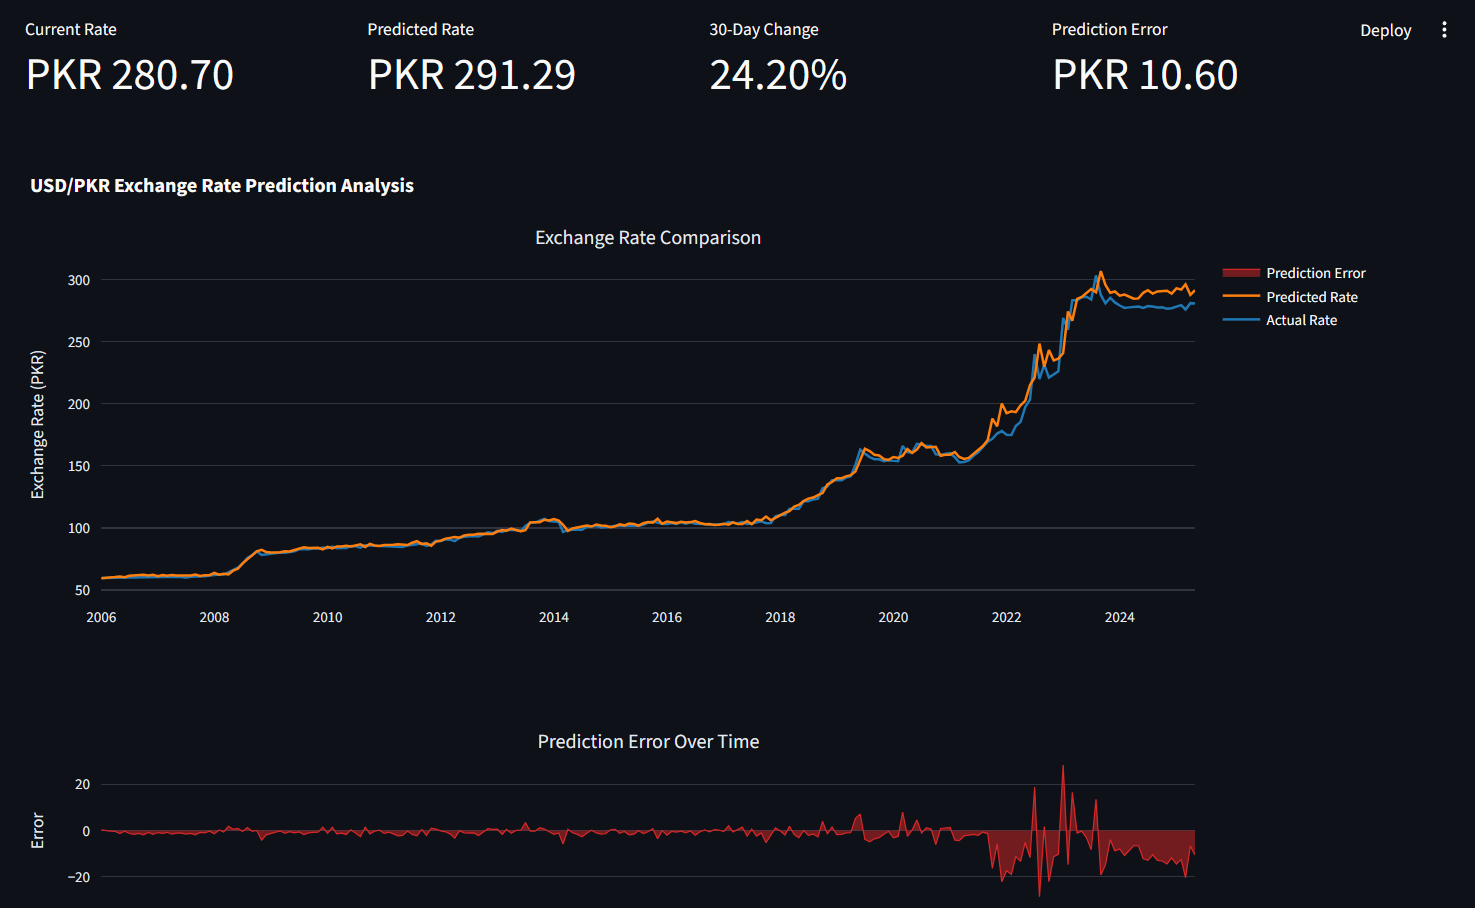

This figure's Python source:
import streamlit as st
import pandas as pd
import numpy as np
import plotly.graph_objects as go
import plotly.express as px
from plotly.subplots import make_subplots
import warnings
warnings.filterwarnings('ignore')

# Page configuration
st.set_page_config(
    page_title="Financial Markets Prediction Dashboard",
    page_icon="📈",
    layout="wide",
    initial_sidebar_state="expanded"
)

# Custom CSS for better styling
st.markdown("""
<style>
    .main-header {
        font-size: 3rem;
        font-weight: bold;
        text-align: center;
        color: #1f77b4;
        margin-bottom: 2rem;
    }
    .metric-card {
        background-color: #f0f2f6;
        padding: 1rem;
        border-radius: 10px;
        border-left: 5px solid #1f77b4;
        margin: 0.5rem 0;
    }
    .section-header {
        font-size: 1.5rem;
        font-weight: bold;
        color: #2c3e50;
        margin: 1rem 0;
        border-bottom: 2px solid #1f77b4;
        padding-bottom: 0.5rem;
    }
</style>
""", unsafe_allow_html=True)

# Load data function
@st.cache_data
def load_data():
    # Load the prediction data
    usdpkr_data = pd.read_csv('data/models/usdpkr_stacked_full_predictions.csv')
    kse_data = pd.read_csv('data/models/kse_lasso_full_predictions.csv')
    
    # Convert date columns
    usdpkr_data['Date'] = pd.to_datetime(usdpkr_data['Date'])
    kse_data['Date'] = pd.to_datetime(kse_data['Date'])
    
    return usdpkr_data, kse_data

# Model metrics
usdpkr_metrics = {'R_squared': 0.688884, 'MSE': 577.717, 'MAE': 14.448}
kse_metrics = {'R_squared': 0.700925, 'MSE': 7546243, 'MAE': 2120.692}

# Main dashboard
def main():
    # Title
    st.markdown('<h1 class="main-header">📈 Financial Markets Prediction Dashboard</h1>', unsafe_allow_html=True)
    st.markdown("### Predictive Analytics for USD/PKR Exchange Rate & KSE100 Index")
    
    # Load data
    try:
        usdpkr_data, kse_data = load_data()
    except FileNotFoundError:
        st.error("Data files not found. Please ensure 'usdpkr_stacked_full_predictions.csv' and 'kse_lasso_full_predictions.csv' are in the same directory.")
        return
    
    # Sidebar
    st.sidebar.title("📊 Dashboard Controls")
    
    # Date range selector
    min_date = min(usdpkr_data['Date'].min(), kse_data['Date'].min())
    max_date = max(usdpkr_data['Date'].max(), kse_data['Date'].max())
    
    date_range = st.sidebar.date_input(
        "Select Date Range",
        value=(min_date, max_date),
        min_value=min_date,
        max_value=max_date
    )
    
    # Market selector
    market_view = st.sidebar.selectbox(
        "Select Market View",
        ["Overview", "USD/PKR Analysis", "KSE100 Analysis", "Comparative Analysis"]
    )
    
    # Filter data based on date range
    if len(date_range) == 2:
        usdpkr_filtered = usdpkr_data[
            (usdpkr_data['Date'] >= pd.to_datetime(date_range[0])) & 
            (usdpkr_data['Date'] <= pd.to_datetime(date_range[1]))
        ]
        kse_filtered = kse_data[
            (kse_data['Date'] >= pd.to_datetime(date_range[0])) & 
            (kse_data['Date'] <= pd.to_datetime(date_range[1]))
        ]
    else:
        usdpkr_filtered = usdpkr_data
        kse_filtered = kse_data
    
    # Main content based on selection
    if market_view == "Overview":
        show_overview(usdpkr_filtered, kse_filtered)
    elif market_view == "USD/PKR Analysis":
        show_usdpkr_analysis(usdpkr_filtered)
    elif market_view == "KSE100 Analysis":
        show_kse_analysis(kse_filtered)
    elif market_view == "Comparative Analysis":
        show_comparative_analysis(usdpkr_filtered, kse_filtered)

def show_overview(usdpkr_data, kse_data):
    st.markdown('<div class="section-header">🎯 Model Performance Overview</div>', unsafe_allow_html=True)
    
    # Performance metrics in columns
    col1, col2 = st.columns(2)
    
    with col1:
        st.markdown("#### USD/PKR Exchange Rate Model")
        st.metric("R² Score", f"{usdpkr_metrics['R_squared']:.3f}", "68.9% accuracy")
        st.metric("Mean Squared Error", f"{usdpkr_metrics['MSE']:.2f}")
        st.metric("Mean Absolute Error", f"{usdpkr_metrics['MAE']:.2f}")
    
    with col2:
        st.markdown("#### KSE100 Index Model")
        st.metric("R² Score", f"{kse_metrics['R_squared']:.3f}", "70.1% accuracy")
        st.metric("Mean Squared Error", f"{kse_metrics['MSE']:,.0f}")
        st.metric("Mean Absolute Error", f"{kse_metrics['MAE']:.2f}")
    
    # Quick insights
    st.markdown('<div class="section-header">📈 Market Overview</div>', unsafe_allow_html=True)
    
    col1, col2 = st.columns(2)
    
    with col1:
        # USD/PKR trend
        fig_usd = go.Figure()
        fig_usd.add_trace(go.Scatter(
            x=usdpkr_data['Date'],
            y=usdpkr_data['Actual'],
            mode='lines',
            name='Actual USD/PKR',
            line=dict(color='#1f77b4', width=2)
        ))
        fig_usd.add_trace(go.Scatter(
            x=usdpkr_data['Date'],
            y=usdpkr_data['Predicted'],
            mode='lines',
            name='Predicted USD/PKR',
            line=dict(color='#ff7f0e', width=2)
        ))
        fig_usd.update_layout(
            title="USD/PKR Exchange Rate Trends",
            xaxis_title="Date",
            yaxis_title="Exchange Rate",
            hovermode='x unified',
            height=400
        )
        st.plotly_chart(fig_usd, use_container_width=True)
    
    with col2:
        # KSE100 trend
        fig_kse = go.Figure()
        fig_kse.add_trace(go.Scatter(
            x=kse_data['Date'],
            y=kse_data['Actual'],
            mode='lines',
            name='Actual KSE100',
            line=dict(color='#2ca02c', width=2)
        ))
        fig_kse.add_trace(go.Scatter(
            x=kse_data['Date'],
            y=kse_data['Predicted'],
            mode='lines',
            name='Predicted KSE100',
            line=dict(color='#d62728', width=2)
        ))
        fig_kse.update_layout(
            title="KSE100 Index Trends",
            xaxis_title="Date",
            yaxis_title="Index Value",
            hovermode='x unified',
            height=400
        )
        st.plotly_chart(fig_kse, use_container_width=True)

def show_usdpkr_analysis(usdpkr_data):
    st.markdown('<div class="section-header">💱 USD/PKR Exchange Rate Analysis</div>', unsafe_allow_html=True)
    
    # Key statistics
    col1, col2, col3, col4 = st.columns(4)
    
    current_rate = usdpkr_data['Actual'].iloc[-1]
    predicted_rate = usdpkr_data['Predicted'].iloc[-1]
    rate_change = ((current_rate - usdpkr_data['Actual'].iloc[-30]) / usdpkr_data['Actual'].iloc[-30]) * 100 if len(usdpkr_data) > 30 else 0
    
    with col1:
        st.metric("Current Rate", f"PKR {current_rate:.2f}")
    with col2:
        st.metric("Predicted Rate", f"PKR {predicted_rate:.2f}")
    with col3:
        st.metric("30-Day Change", f"{rate_change:.2f}%")
    with col4:
        prediction_error = abs(current_rate - predicted_rate)
        st.metric("Prediction Error", f"PKR {prediction_error:.2f}")
    
    # Detailed chart
    fig = make_subplots(
        rows=2, cols=1,
        subplot_titles=("Exchange Rate Comparison", "Prediction Error Over Time"),
        row_heights=[0.7, 0.3]
    )
    
    # Main comparison chart
    fig.add_trace(
        go.Scatter(
            x=usdpkr_data['Date'],
            y=usdpkr_data['Actual'],
            mode='lines',
            name='Actual Rate',
            line=dict(color='#1f77b4', width=2)
        ),
        row=1, col=1
    )
    
    fig.add_trace(
        go.Scatter(
            x=usdpkr_data['Date'],
            y=usdpkr_data['Predicted'],
            mode='lines',
            name='Predicted Rate',
            line=dict(color='#ff7f0e', width=2)
        ),
        row=1, col=1
    )
    
    # Error chart
    error = usdpkr_data['Actual'] - usdpkr_data['Predicted']
    fig.add_trace(
        go.Scatter(
            x=usdpkr_data['Date'],
            y=error,
            mode='lines',
            name='Prediction Error',
            line=dict(color='#d62728', width=1),
            fill='tonexty'
        ),
        row=2, col=1
    )
    
    fig.update_layout(
        height=700,
        title_text="USD/PKR Exchange Rate Prediction Analysis",
        hovermode='x unified'
    )
    
    fig.update_xaxes(title_text="Date", row=2, col=1)
    fig.update_yaxes(title_text="Exchange Rate (PKR)", row=1, col=1)
    fig.update_yaxes(title_text="Error", row=2, col=1)
    
    st.plotly_chart(fig, use_container_width=True)
    
    # Statistical analysis
    col1, col2 = st.columns(2)
    
    with col1:
        st.markdown("#### Statistical Summary")
        stats = usdpkr_data['Actual'].describe()
        for stat, value in stats.items():
            st.text(f"{stat.title()}: {value:.2f}")
    
    with col2:
        st.markdown("#### Model Performance")
        st.text(f"R² Score: {usdpkr_metrics['R_squared']:.4f}")
        st.text(f"MSE: {usdpkr_metrics['MSE']:.2f}")
        st.text(f"MAE: {usdpkr_metrics['MAE']:.2f}")
        st.text(f"MAPE: {(abs(error).mean() / usdpkr_data['Actual'].mean() * 100):.2f}%")

def show_kse_analysis(kse_data):
    st.markdown('<div class="section-header">📊 KSE100 Index Analysis</div>', unsafe_allow_html=True)
    
    # Key statistics
    col1, col2, col3, col4 = st.columns(4)
    
    current_index = kse_data['Actual'].iloc[-1]
    predicted_index = kse_data['Predicted'].iloc[-1]
    index_change = ((current_index - kse_data['Actual'].iloc[-30]) / kse_data['Actual'].iloc[-30]) * 100 if len(kse_data) > 30 else 0
    
    with col1:
        st.metric("Current Index", f"{current_index:,.0f}")
    with col2:
        st.metric("Predicted Index", f"{predicted_index:,.0f}")
    with col3:
        st.metric("30-Day Change", f"{index_change:.2f}%")
    with col4:
        prediction_error = abs(current_index - predicted_index)
        st.metric("Prediction Error", f"{prediction_error:,.0f}")
    
    # Detailed chart
    fig = make_subplots(
        rows=2, cols=1,
        subplot_titles=("KSE100 Index Comparison", "Prediction Error Over Time"),
        row_heights=[0.7, 0.3]
    )
    
    # Main comparison chart
    fig.add_trace(
        go.Scatter(
            x=kse_data['Date'],
            y=kse_data['Actual'],
            mode='lines',
            name='Actual Index',
            line=dict(color='#2ca02c', width=2)
        ),
        row=1, col=1
    )
    
    fig.add_trace(
        go.Scatter(
            x=kse_data['Date'],
            y=kse_data['Predicted'],
            mode='lines',
            name='Predicted Index',
            line=dict(color='#d62728', width=2)
        ),
        row=1, col=1
    )
    
    # Error chart
    error = kse_data['Actual'] - kse_data['Predicted']
    fig.add_trace(
        go.Scatter(
            x=kse_data['Date'],
            y=error,
            mode='lines',
            name='Prediction Error',
            line=dict(color='#ff7f0e', width=1),
            fill='tonexty'
        ),
        row=2, col=1
    )
    
    fig.update_layout(
        height=700,
        title_text="KSE100 Index Prediction Analysis",
        hovermode='x unified'
    )
    
    fig.update_xaxes(title_text="Date", row=2, col=1)
    fig.update_yaxes(title_text="Index Value", row=1, col=1)
    fig.update_yaxes(title_text="Error", row=2, col=1)
    
    st.plotly_chart(fig, use_container_width=True)
    
    # Statistical analysis
    col1, col2 = st.columns(2)
    
    with col1:
        st.markdown("#### Statistical Summary")
        stats = kse_data['Actual'].describe()
        for stat, value in stats.items():
            st.text(f"{stat.title()}: {value:,.0f}")
    
    with col2:
        st.markdown("#### Model Performance")
        st.text(f"R² Score: {kse_metrics['R_squared']:.4f}")
        st.text(f"MSE: {kse_metrics['MSE']:,}")
        st.text(f"MAE: {kse_metrics['MAE']:,.0f}")
        st.text(f"MAPE: {(abs(error).mean() / kse_data['Actual'].mean() * 100):.2f}%")

def show_comparative_analysis(usdpkr_data, kse_data):
    st.markdown('<div class="section-header">🔄 Comparative Market Analysis</div>', unsafe_allow_html=True)
    
    # Correlation analysis (if dates align)
    merged_data = pd.merge(usdpkr_data, kse_data, on='Date', suffixes=('_usd', '_kse'))
    
    if not merged_data.empty:
        correlation = merged_data['Actual_usd'].corr(merged_data['Actual_kse'])
        st.info(f"Correlation between USD/PKR and KSE100: {correlation:.3f}")
    
    # Side-by-side comparison
    fig = make_subplots(
        rows=2, cols=2,
        subplot_titles=("USD/PKR Actual vs Predicted", "KSE100 Actual vs Predicted",
                       "USD/PKR Prediction Accuracy", "KSE100 Prediction Accuracy"),
        specs=[[{"secondary_y": False}, {"secondary_y": False}],
               [{"secondary_y": False}, {"secondary_y": False}]]
    )
    
    # USD/PKR comparison
    fig.add_trace(
        go.Scatter(x=usdpkr_data['Date'], y=usdpkr_data['Actual'], 
                  name='USD/PKR Actual', line=dict(color='#1f77b4')),
        row=1, col=1
    )
    fig.add_trace(
        go.Scatter(x=usdpkr_data['Date'], y=usdpkr_data['Predicted'], 
                  name='USD/PKR Predicted', line=dict(color='#ff7f0e')),
        row=1, col=1
    )
    
    # KSE100 comparison
    fig.add_trace(
        go.Scatter(x=kse_data['Date'], y=kse_data['Actual'], 
                  name='KSE100 Actual', line=dict(color='#2ca02c')),
        row=1, col=2
    )
    fig.add_trace(
        go.Scatter(x=kse_data['Date'], y=kse_data['Predicted'], 
                  name='KSE100 Predicted', line=dict(color='#d62728')),
        row=1, col=2
    )
    
    # Scatter plots for accuracy
    fig.add_trace(
        go.Scatter(x=usdpkr_data['Actual'], y=usdpkr_data['Predicted'],
                  mode='markers', name='USD/PKR Accuracy',
                  marker=dict(color='#1f77b4', opacity=0.6)),
        row=2, col=1
    )
    
    fig.add_trace(
        go.Scatter(x=kse_data['Actual'], y=kse_data['Predicted'],
                  mode='markers', name='KSE100 Accuracy',
                  marker=dict(color='#2ca02c', opacity=0.6)),
        row=2, col=2
    )
    
    # Add perfect prediction line
    usd_range = [usdpkr_data['Actual'].min(), usdpkr_data['Actual'].max()]
    kse_range = [kse_data['Actual'].min(), kse_data['Actual'].max()]
    
    fig.add_trace(
        go.Scatter(x=usd_range, y=usd_range, mode='lines',
                  name='Perfect Prediction', line=dict(dash='dash', color='red')),
        row=2, col=1
    )
    
    fig.add_trace(
        go.Scatter(x=kse_range, y=kse_range, mode='lines',
                  name='Perfect Prediction', line=dict(dash='dash', color='red')),
        row=2, col=2
    )
    
    fig.update_layout(height=800, title_text="Comparative Market Analysis")
    fig.update_xaxes(title_text="Actual Value", row=2, col=1)
    fig.update_xaxes(title_text="Actual Value", row=2, col=2)
    fig.update_yaxes(title_text="Predicted Value", row=2, col=1)
    fig.update_yaxes(title_text="Predicted Value", row=2, col=2)
    
    st.plotly_chart(fig, use_container_width=True)
    
    # Model comparison table
    st.markdown("#### Model Performance Comparison")
    comparison_df = pd.DataFrame({
        'Metric': ['R² Score', 'MSE', 'MAE'],
        'USD/PKR Model': [f"{usdpkr_metrics['R_squared']:.4f}", 
                         f"{usdpkr_metrics['MSE']:.2f}", 
                         f"{usdpkr_metrics['MAE']:.2f}"],
        'KSE100 Model': [f"{kse_metrics['R_squared']:.4f}", 
                        f"{kse_metrics['MSE']:,.0f}", 
                        f"{kse_metrics['MAE']:.2f}"]
    })
    st.table(comparison_df)
    
    # Feature importance explanation
    st.markdown("#### Model Features")
    st.markdown("""
    **Key Economic Indicators Used:**
    - **Gold Prices**: Precious metal as safe haven asset
    - **Forex Reserves**: Foreign exchange reserves indicator
    - **Inflation (YoY)**: Year-over-year inflation rate
    - **Oil Prices**: Crude oil price impact
    - **Interest Rates**: Monetary policy indicator
    - **Lagged Variables**: Historical values for trend analysis
    - **Rolling Statistics**: Moving averages and volatilities
    """)

if __name__ == "__main__":
    main()
